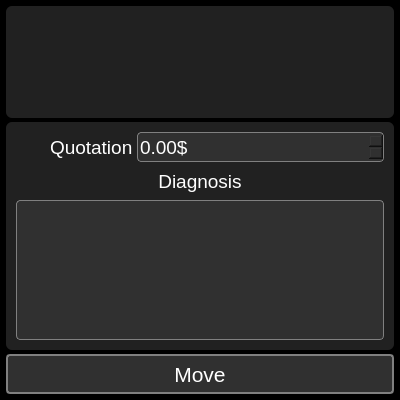
<?xml version="1.0" encoding="UTF-8"?>
<ui version="4.0">
 <class>MoveToRepairDialog</class>
 <widget class="QDialog" name="MoveToRepairDialog">
  <property name="geometry">
   <rect>
    <x>0</x>
    <y>0</y>
    <width>400</width>
    <height>400</height>
   </rect>
  </property>
  <property name="minimumSize">
   <size>
    <width>400</width>
    <height>400</height>
   </size>
  </property>
  <property name="maximumSize">
   <size>
    <width>400</width>
    <height>400</height>
   </size>
  </property>
  <property name="windowTitle">
   <string>Move order</string>
  </property>
  <property name="windowIcon">
   <iconset resource="../../resources.qrc">
    <normaloff>:/PNG/IMG/arrow_right.png</normaloff>:/PNG/IMG/arrow_right.png</iconset>
  </property>
  <property name="styleSheet">
   <string notr="true">QMainWindow{
background-color: #000000;
}

QWidget{
background-color: #000000;
}

QGroupBox{
background-color: #212121;
border: none;
padding: 4px;
border-radius: 6px;
color: white;
}

QPushButton{
background-color: #303030;
border: 2px solid gray;
border-radius: 4px;
color: white;
}
QPushButton:hover{
border-color: white;
}

QLineEdit{
background-color: #303030;
border: 1px solid gray;
border-radius: 4px;
color: white;
}
QLineEdit:focus{
border-color: white;
}

QTextEdit{
background-color: #303030;
border: 1px solid gray;
border-radius: 4px;
color: white;
}
QTextEdit:focus{
border-color: white;
}

QLabel{
color: white;
background: transparent;
}

QListWidget{
background: transparent;
border: 1px solid gray;
border-radius: 6px;
padding: 6px;
}
QListWidget::item{
background-color: rgba(255,255,255,50);
border: none;
color: white;
border-radius: 6px;
padding: 6px;
margin-top: 6px;
}
QListWidget::item:hover{
background-color: rgba(255,255,255,100);
}

QCheckBox{
background: transparent;
color: white;
}
QCheckBox::indicator{
width:24px;
height: 24px;
border: 1px solid gray;
border-radius: 4px;
}
QCheckBox::indicator:hecked{
image: url(:/PNG/IMG/done.png);
}
QCheckBox::indicator:unchecked{
image: none;
}

QTabWidget::pane{
background: transparent;
border: none;
padding: 4px;
border-radius: 6px;
}
QTabBar::tab{
background-color: #303030;
border: 2px solid gray;
border-radius: 4px;
color: white;
padding-left: 6px;
padding-right: 6px;
padding-top: 3px;
padding-bottom: 3px;
margin-left: 2px;
}
QTabBar::tab:hover{
border-color: white;
}
QTabBar::tab:selected{
border-color: white;
}

QScrollBar:vertical {        
border: none;
width:14px;
background-color: #212121;
margin: 0px 0px 0px 0px;
padding-left: 6px;
}
QScrollBar::handle:vertical{
background: gray;
border-radius: 4px;
min-height: 20px;
}
QScrollBar::add-line:vertical {
background-color: #212121;
height: 0px;
subcontrol-position: bottom;
subcontrol-origin: margin;
}
QScrollBar::sub-line:vertical {
background-color: #212121;
height: 0 px;
subcontrol-position: top;
subcontrol-origin: margin;
}
QScrollBar::add-page:vertical{
background-color: #212121;
}
QScrollBar::sub-page:vertical{
background-color: #212121;
}

QScrollBar:horizontal {        
border: none;
height:14px;
background-color: #212121;
margin: 0px 0px 0px 0px;
padding-top: 6px;
}
QScrollBar::handle:horizontal{
background: gray;
border-radius: 4px;
min-width: 20px;
}
QScrollBar::add-line:horizontal {
background-color: #212121;
height: 0px;
subcontrol-position: bottom;
subcontrol-origin: margin;
}
QScrollBar::sub-line:horizontal {
background-color: #212121;
height: 0 px;
subcontrol-position: top;
subcontrol-origin: margin;
}
QScrollBar::add-page:horizontal{
background-color: #212121;
}
QScrollBar::sub-page:horizontal{
background-color: #212121;
}

QComboBox{
background-color: #303030;
border: 1px solid gray;
border-radius: 4px;
color: white;
}
QComboBox QAbstractItemView{
color: white;
background-color: black;
}

QTableView{
background-color: #212121;
border: 1px solid gray;
border-radius: 6px;
color: white;
}

QDoubleSpinBox{
background-color: #303030;
border: 1px solid gray;
border-radius: 4px;
color: white;
}</string>
  </property>
  <layout class="QGridLayout" name="gridLayout">
   <property name="leftMargin">
    <number>6</number>
   </property>
   <property name="topMargin">
    <number>6</number>
   </property>
   <property name="rightMargin">
    <number>6</number>
   </property>
   <property name="bottomMargin">
    <number>6</number>
   </property>
   <property name="spacing">
    <number>4</number>
   </property>
   <item row="2" column="0">
    <widget class="QPushButton" name="pushButton_move_order">
     <property name="minimumSize">
      <size>
       <width>0</width>
       <height>40</height>
      </size>
     </property>
     <property name="font">
      <font>
       <pointsize>16</pointsize>
      </font>
     </property>
     <property name="focusPolicy">
      <enum>Qt::ClickFocus</enum>
     </property>
     <property name="text">
      <string>Move</string>
     </property>
     <property name="icon">
      <iconset resource="../../resources.qrc">
       <normaloff>:/PNG/IMG/arrow_right.png</normaloff>:/PNG/IMG/arrow_right.png</iconset>
     </property>
     <property name="iconSize">
      <size>
       <width>32</width>
       <height>32</height>
      </size>
     </property>
    </widget>
   </item>
   <item row="1" column="0">
    <widget class="QGroupBox" name="groupBox">
     <property name="title">
      <string/>
     </property>
     <layout class="QGridLayout" name="gridLayout_2">
      <property name="leftMargin">
       <number>6</number>
      </property>
      <property name="topMargin">
       <number>6</number>
      </property>
      <property name="rightMargin">
       <number>6</number>
      </property>
      <property name="bottomMargin">
       <number>6</number>
      </property>
      <property name="spacing">
       <number>4</number>
      </property>
      <item row="0" column="1">
       <widget class="QLabel" name="label_valuation">
        <property name="sizePolicy">
         <sizepolicy hsizetype="Maximum" vsizetype="Preferred">
          <horstretch>0</horstretch>
          <verstretch>0</verstretch>
         </sizepolicy>
        </property>
        <property name="minimumSize">
         <size>
          <width>0</width>
          <height>30</height>
         </size>
        </property>
        <property name="font">
         <font>
          <pointsize>14</pointsize>
         </font>
        </property>
        <property name="text">
         <string>Quotation</string>
        </property>
       </widget>
      </item>
      <item row="0" column="0">
       <widget class="QLabel" name="label">
        <property name="minimumSize">
         <size>
          <width>30</width>
          <height>30</height>
         </size>
        </property>
        <property name="maximumSize">
         <size>
          <width>30</width>
          <height>30</height>
         </size>
        </property>
        <property name="text">
         <string>&lt;html&gt;&lt;head/&gt;&lt;body&gt;&lt;p align=&quot;center&quot;&gt;&lt;img src=&quot;:/PNG/IMG/money_1.png&quot; width=&quot;30&quot; height=&quot;30&quot;/&gt;&lt;/p&gt;&lt;/body&gt;&lt;/html&gt;</string>
        </property>
       </widget>
      </item>
      <item row="2" column="0" colspan="3">
       <widget class="QTextEdit" name="textEdit_diagnosis">
        <property name="font">
         <font>
          <pointsize>14</pointsize>
         </font>
        </property>
        <property name="focusPolicy">
         <enum>Qt::TabFocus</enum>
        </property>
       </widget>
      </item>
      <item row="1" column="0" colspan="3">
       <widget class="QLabel" name="label_diagnosis">
        <property name="minimumSize">
         <size>
          <width>0</width>
          <height>30</height>
         </size>
        </property>
        <property name="font">
         <font>
          <pointsize>14</pointsize>
         </font>
        </property>
        <property name="text">
         <string>Diagnosis</string>
        </property>
        <property name="alignment">
         <set>Qt::AlignCenter</set>
        </property>
       </widget>
      </item>
      <item row="0" column="2">
       <widget class="QDoubleSpinBox" name="doubleSpinBox_valuation">
        <property name="minimumSize">
         <size>
          <width>0</width>
          <height>30</height>
         </size>
        </property>
        <property name="font">
         <font>
          <pointsize>14</pointsize>
         </font>
        </property>
        <property name="focusPolicy">
         <enum>Qt::TabFocus</enum>
        </property>
        <property name="suffix">
         <string>$</string>
        </property>
        <property name="maximum">
         <double>10000.000000000000000</double>
        </property>
       </widget>
      </item>
     </layout>
    </widget>
   </item>
   <item row="0" column="0">
    <widget class="QGroupBox" name="groupBox_2">
     <property name="title">
      <string/>
     </property>
     <layout class="QGridLayout" name="gridLayout_3">
      <property name="leftMargin">
       <number>6</number>
      </property>
      <property name="topMargin">
       <number>6</number>
      </property>
      <property name="rightMargin">
       <number>6</number>
      </property>
      <property name="bottomMargin">
       <number>6</number>
      </property>
      <property name="spacing">
       <number>4</number>
      </property>
      <item row="1" column="1">
       <widget class="QLabel" name="label_order_info">
        <property name="font">
         <font>
          <pointsize>14</pointsize>
         </font>
        </property>
        <property name="text">
         <string/>
        </property>
       </widget>
      </item>
      <item row="0" column="0" colspan="2">
       <widget class="QLabel" name="label_order_number">
        <property name="font">
         <font>
          <pointsize>16</pointsize>
          <bold>true</bold>
         </font>
        </property>
        <property name="styleSheet">
         <string notr="true">color: orange;</string>
        </property>
        <property name="text">
         <string/>
        </property>
        <property name="alignment">
         <set>Qt::AlignCenter</set>
        </property>
       </widget>
      </item>
      <item row="1" column="0">
       <widget class="QLabel" name="label_computer_producer_logo">
        <property name="minimumSize">
         <size>
          <width>64</width>
          <height>64</height>
         </size>
        </property>
        <property name="maximumSize">
         <size>
          <width>64</width>
          <height>64</height>
         </size>
        </property>
        <property name="text">
         <string/>
        </property>
       </widget>
      </item>
     </layout>
    </widget>
   </item>
  </layout>
 </widget>
 <tabstops>
  <tabstop>doubleSpinBox_valuation</tabstop>
  <tabstop>textEdit_diagnosis</tabstop>
 </tabstops>
 <resources>
  <include location="../../resources.qrc"/>
 </resources>
 <connections/>
</ui>
